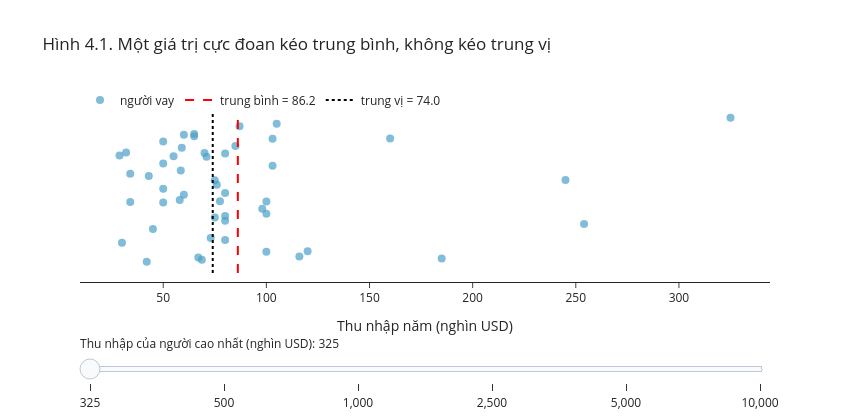

The notebook cell saved with this chart:
### Markdown cell above
Hình dưới vẽ lại ý của OpenIntro dưới dạng tương tác: mỗi chấm là một người vay, thanh trượt đẩy thu nhập của người cao nhất lên dần tới 10 triệu USD. Để ý đường trung bình chạy theo, còn đường trung vị đứng yên.

<!-- branch-plot-instructions:start -->

**Đọc code vẽ bằng Plotly.** `go.Figure` chứa các trace; mỗi `go.Scatter`, `go.Bar` hoặc trace khác nhận các mảng dữ liệu đã tính. `update_layout` đặt tiêu đề, nhãn và bộ điều khiển. Thanh trượt chọn trạng thái được dựng sẵn trong `steps`; đối chiếu `visible` hoặc dữ liệu của trace để biết hình thay đổi thế nào. Thử đổi thuộc tính hiển thị trong trace hoặc layout, rồi chạy lại ô; giữ dữ liệu để so sánh.

<!-- branch-plot-instructions:end -->

### Code cell
jitter = rng.uniform(0, 1, len(thu_nhap_goc))
vi_tri_max = thu_nhap_goc.idxmax()
cac_muc_max = [thu_nhap_goc.max(), 500_000, 1_000_000, 2_500_000, 5_000_000, 10_000_000]

fig = go.Figure()
for gia_tri in cac_muc_max:
    du_lieu = thu_nhap_goc.copy()
    du_lieu[vi_tri_max] = gia_tri
    tb, tv = du_lieu.mean() / 1000, du_lieu.median() / 1000
    hien = gia_tri == cac_muc_max[0]
    fig.add_trace(go.Scatter(x=du_lieu / 1000, y=jitter, mode="markers", visible=hien, name="người vay",
                             marker=dict(size=8, color="#4C9FC7", opacity=0.7),
                             hovertemplate="%{x:,.0f} nghìn USD<extra></extra>"))
    fig.add_trace(go.Scatter(x=[tb, tb], y=[-0.05, 1.05], mode="lines", visible=hien, name=f"trung bình = {tb:,.1f}",
                             line=dict(color="red", dash="dash")))
    fig.add_trace(go.Scatter(x=[tv, tv], y=[-0.05, 1.05], mode="lines", visible=hien, name=f"trung vị = {tv:,.1f}",
                             line=dict(color="black", dash="dot")))
buoc = [dict(method="update", label=f"{g / 1000:,.0f}",
             args=[{"visible": [k == i for k in range(len(cac_muc_max)) for _ in range(3)]}])
        for i, g in enumerate(cac_muc_max)]
fig.update_layout(
    title="Hình 4.1. Một giá trị cực đoan kéo trung bình, không kéo trung vị",
    xaxis_title="Thu nhập năm (nghìn USD)", yaxis=dict(visible=False), width=850, height=420,
    legend=dict(orientation="h", y=1.08),
    sliders=[dict(active=0, steps=buoc, pad={"t": 50},
                  currentvalue={"prefix": "Thu nhập của người cao nhất (nghìn USD): "})])
fig.show()

### Figure 1 — Plotly figure (JSON) as saved in the notebook; plotly's stock layout.template omitted (floating-point values rounded to 4 significant figures)
{"data": [{"hovertemplate": "%{x:,.0f} nghìn USD<extra></extra>", "marker": {"color": "#4C9FC7", "opacity": 0.7, "size": 8}, "mode": "markers", "name": "người vay", "type": "scatter", "visible": true, "x": [59.0, 60.0, 75.0, 75.0, 254.0, 67.0, 28.8, 80.0, 34.0, 80.0, 73.0, 120.0, 100.0, 105.0, 34.0, 98.0, 68.7, 43.0, 100.0, 76.0, 80.0, 50.0, 80.0, 185.0, 42.0, 100.0, 65.0, 45.0, 245.0, 50.0, 116.0, 30.0, 80.0, 103.0, 58.0, 55.0, 65.0, 32.0, 325.0, 70.0, 160.0, 50.0, 71.0, 85.0, 87.0, 60.0, 58.5, 50.0, 103.0, 77.5], "y": [0.7907, 0.8783, 0.322, 0.5715, 0.2782, 0.05333, 0.7379, 0.171, 0.4257, 0.487, 0.1845, 0.09456, 0.348, 0.9523, 0.6151, 0.3814, 0.03891, 0.6003, 0.09226, 0.5425, 0.752, 0.4236, 0.2994, 0.04738, 0.02478, 0.43, 0.8833, 0.2441, 0.5741, 0.6843, 0.06083, 0.1531, 0.3313, 0.6701, 0.439, 0.7342, 0.8676, 0.7584, 0.9922, 0.7544, 0.8522, 0.8324, 0.7303, 0.8018, 0.9347, 0.4752, 0.6383, 0.5149, 0.851, 0.4314]}, {"line": {"color": "red", "dash": "dash"}, "mode": "lines", "name": "trung bình = 86.2", "type": "scatter", "visible": true, "x": [86.17, 86.17], "y": [-0.05, 1.05]}, {"line": {"color": "black", "dash": "dot"}, "mode": "lines", "name": "trung vị = 74.0", "type": "scatter", "visible": true, "x": [74.0, 74.0], "y": [-0.05, 1.05]}, {"hovertemplate": "%{x:,.0f} nghìn USD<extra></extra>", "marker": {"color": "#4C9FC7", "opacity": 0.7, "size": 8}, "mode": "markers", "name": "người vay", "type": "scatter", "visible": false, "x": [59.0, 60.0, 75.0, 75.0, 254.0, 67.0, 28.8, 80.0, 34.0, 80.0, 73.0, 120.0, 100.0, 105.0, 34.0, 98.0, 68.7, 43.0, 100.0, 76.0, 80.0, 50.0, 80.0, 185.0, 42.0, 100.0, 65.0, 45.0, 245.0, 50.0, 116.0, 30.0, 80.0, 103.0, 58.0, 55.0, 65.0, 32.0, 500.0, 70.0, 160.0, 50.0, 71.0, 85.0, 87.0, 60.0, 58.5, 50.0, 103.0, 77.5], "y": [0.7907, 0.8783, 0.322, 0.5715, 0.2782, 0.05333, 0.7379, 0.171, 0.4257, 0.487, 0.1845, 0.09456, 0.348, 0.9523, 0.6151, 0.3814, 0.03891, 0.6003, 0.09226, 0.5425, 0.752, 0.4236, 0.2994, 0.04738, 0.02478, 0.43, 0.8833, 0.2441, 0.5741, 0.6843, 0.06083, 0.1531, 0.3313, 0.6701, 0.439, 0.7342, 0.8676, 0.7584, 0.9922, 0.7544, 0.8522, 0.8324, 0.7303, 0.8018, 0.9347, 0.4752, 0.6383, 0.5149, 0.851, 0.4314]}, {"line": {"color": "red", "dash": "dash"}, "mode": "lines", "name": "trung bình = 89.7", "type": "scatter", "visible": false, "x": [89.67, 89.67], "y": [-0.05, 1.05]}, {"line": {"color": "black", "dash": "dot"}, "mode": "lines", "name": "trung vị = 74.0", "type": "scatter", "visible": false, "x": [74.0, 74.0], "y": [-0.05, 1.05]}, {"hovertemplate": "%{x:,.0f} nghìn USD<extra></extra>", "marker": {"color": "#4C9FC7", "opacity": 0.7, "size": 8}, "mode": "markers", "name": "người vay", "type": "scatter", "visible": false, "x": [59.0, 60.0, 75.0, 75.0, 254.0, 67.0, 28.8, 80.0, 34.0, 80.0, 73.0, 120.0, 100.0, 105.0, 34.0, 98.0, 68.7, 43.0, 100.0, 76.0, 80.0, 50.0, 80.0, 185.0, 42.0, 100.0, 65.0, 45.0, 245.0, 50.0, 116.0, 30.0, 80.0, 103.0, 58.0, 55.0, 65.0, 32.0, 1000.0, 70.0, 160.0, 50.0, 71.0, 85.0, 87.0, 60.0, 58.5, 50.0, 103.0, 77.5], "y": [0.7907, 0.8783, 0.322, 0.5715, 0.2782, 0.05333, 0.7379, 0.171, 0.4257, 0.487, 0.1845, 0.09456, 0.348, 0.9523, 0.6151, 0.3814, 0.03891, 0.6003, 0.09226, 0.5425, 0.752, 0.4236, 0.2994, 0.04738, 0.02478, 0.43, 0.8833, 0.2441, 0.5741, 0.6843, 0.06083, 0.1531, 0.3313, 0.6701, 0.439, 0.7342, 0.8676, 0.7584, 0.9922, 0.7544, 0.8522, 0.8324, 0.7303, 0.8018, 0.9347, 0.4752, 0.6383, 0.5149, 0.851, 0.4314]}, {"line": {"color": "red", "dash": "dash"}, "mode": "lines", "name": "trung bình = 99.7", "type": "scatter", "visible": false, "x": [99.67, 99.67], "y": [-0.05, 1.05]}, {"line": {"color": "black", "dash": "dot"}, "mode": "lines", "name": "trung vị = 74.0", "type": "scatter", "visible": false, "x": [74.0, 74.0], "y": [-0.05, 1.05]}, {"hovertemplate": "%{x:,.0f} nghìn USD<extra></extra>", "marker": {"color": "#4C9FC7", "opacity": 0.7, "size": 8}, "mode": "markers", "name": "người vay", "type": "scatter", "visible": false, "x": [59.0, 60.0, 75.0, 75.0, 254.0, 67.0, 28.8, 80.0, 34.0, 80.0, 73.0, 120.0, 100.0, 105.0, 34.0, 98.0, 68.7, 43.0, 100.0, 76.0, 80.0, 50.0, 80.0, 185.0, 42.0, 100.0, 65.0, 45.0, 245.0, 50.0, 116.0, 30.0, 80.0, 103.0, 58.0, 55.0, 65.0, 32.0, 2500.0, 70.0, 160.0, 50.0, 71.0, 85.0, 87.0, 60.0, 58.5, 50.0, 103.0, 77.5], "y": [0.7907, 0.8783, 0.322, 0.5715, 0.2782, 0.05333, 0.7379, 0.171, 0.4257, 0.487, 0.1845, 0.09456, 0.348, 0.9523, 0.6151, 0.3814, 0.03891, 0.6003, 0.09226, 0.5425, 0.752, 0.4236, 0.2994, 0.04738, 0.02478, 0.43, 0.8833, 0.2441, 0.5741, 0.6843, 0.06083, 0.1531, 0.3313, 0.6701, 0.439, 0.7342, 0.8676, 0.7584, 0.9922, 0.7544, 0.8522, 0.8324, 0.7303, 0.8018, 0.9347, 0.4752, 0.6383, 0.5149, 0.851, 0.4314]}, {"line": {"color": "red", "dash": "dash"}, "mode": "lines", "name": "trung bình = 129.7", "type": "scatter", "visible": false, "x": [129.7, 129.7], "y": [-0.05, 1.05]}, {"line": {"color": "black", "dash": "dot"}, "mode": "lines", "name": "trung vị = 74.0", "type": "scatter", "visible": false, "x": [74.0, 74.0], "y": [-0.05, 1.05]}, {"hovertemplate": "%{x:,.0f} nghìn USD<extra></extra>", "marker": {"color": "#4C9FC7", "opacity": 0.7, "size": 8}, "mode": "markers", "name": "người vay", "type": "scatter", "visible": false, "x": [59.0, 60.0, 75.0, 75.0, 254.0, 67.0, 28.8, 80.0, 34.0, 80.0, 73.0, 120.0, 100.0, 105.0, 34.0, 98.0, 68.7, 43.0, 100.0, 76.0, 80.0, 50.0, 80.0, 185.0, 42.0, 100.0, 65.0, 45.0, 245.0, 50.0, 116.0, 30.0, 80.0, 103.0, 58.0, 55.0, 65.0, 32.0, 5000.0, 70.0, 160.0, 50.0, 71.0, 85.0, 87.0, 60.0, 58.5, 50.0, 103.0, 77.5], "y": [0.7907, 0.8783, 0.322, 0.5715, 0.2782, 0.05333, 0.7379, 0.171, 0.4257, 0.487, 0.1845, 0.09456, 0.348, 0.9523, 0.6151, 0.3814, 0.03891, 0.6003, 0.09226, 0.5425, 0.752, 0.4236, 0.2994, 0.04738, 0.02478, 0.43, 0.8833, 0.2441, 0.5741, 0.6843, 0.06083, 0.1531, 0.3313, 0.6701, 0.439, 0.7342, 0.8676, 0.7584, 0.9922, 0.7544, 0.8522, 0.8324, 0.7303, 0.8018, 0.9347, 0.4752, 0.6383, 0.5149, 0.851, 0.4314]}, {"line": {"color": "red", "dash": "dash"}, "mode": "lines", "name": "trung bình = 179.7", "type": "scatter", "visible": false, "x": [179.7, 179.7], "y": [-0.05, 1.05]}, {"line": {"color": "black", "dash": "dot"}, "mode": "lines", "name": "trung vị = 74.0", "type": "scatter", "visible": false, "x": [74.0, 74.0], "y": [-0.05, 1.05]}, {"hovertemplate": "%{x:,.0f} nghìn USD<extra></extra>", "marker": {"color": "#4C9FC7", "opacity": 0.7, "size": 8}, "mode": "markers", "name": "người vay", "type": "scatter", "visible": false, "x": [59.0, 60.0, 75.0, 75.0, 254.0, 67.0, 28.8, 80.0, 34.0, 80.0, 73.0, 120.0, 100.0, 105.0, 34.0, 98.0, 68.7, 43.0, 100.0, 76.0, 80.0, 50.0, 80.0, 185.0, 42.0, 100.0, 65.0, 45.0, 245.0, 50.0, 116.0, 30.0, 80.0, 103.0, 58.0, 55.0, 65.0, 32.0, 10000.0, 70.0, 160.0, 50.0, 71.0, 85.0, 87.0, 60.0, 58.5, 50.0, 103.0, 77.5], "y": [0.7907, 0.8783, 0.322, 0.5715, 0.2782, 0.05333, 0.7379, 0.171, 0.4257, 0.487, 0.1845, 0.09456, 0.348, 0.9523, 0.6151, 0.3814, 0.03891, 0.6003, 0.09226, 0.5425, 0.752, 0.4236, 0.2994, 0.04738, 0.02478, 0.43, 0.8833, 0.2441, 0.5741, 0.6843, 0.06083, 0.1531, 0.3313, 0.6701, 0.439, 0.7342, 0.8676, 0.7584, 0.9922, 0.7544, 0.8522, 0.8324, 0.7303, 0.8018, 0.9347, 0.4752, 0.6383, 0.5149, 0.851, 0.4314]}, {"line": {"color": "red", "dash": "dash"}, "mode": "lines", "name": "trung bình = 279.7", "type": "scatter", "visible": false, "x": [279.7, 279.7], "y": [-0.05, 1.05]}, {"line": {"color": "black", "dash": "dot"}, "mode": "lines", "name": "trung vị = 74.0", "type": "scatter", "visible": false, "x": [74.0, 74.0], "y": [-0.05, 1.05]}], "layout": {"height": 420, "legend": {"orientation": "h", "y": 1.08}, "sliders": [{"active": 0, "currentvalue": {"prefix": "Thu nhập của người cao nhất (nghìn USD): "}, "pad": {"t": 50}, "steps": [{"args": [{"visible": [true, true, true, false, false, false, false, false, false, false, false, false, false, false, false, false, false, false]}], "label": "325", "method": "update"}, {"args": [{"visible": [false, false, false, true, true, true, false, false, false, false, false, false, false, false, false, false, false, false]}], "label": "500", "method": "update"}, {"args": [{"visible": [false, false, false, false, false, false, true, true, true, false, false, false, false, false, false, false, false, false]}], "label": "1,000", "method": "update"}, {"args": [{"visible": [false, false, false, false, false, false, false, false, false, true, true, true, false, false, false, false, false, false]}], "label": "2,500", "method": "update"}, {"args": [{"visible": [false, false, false, false, false, false, false, false, false, false, false, false, true, true, true, false, false, false]}], "label": "5,000", "method": "update"}, {"args": [{"visible": [false, false, false, false, false, false, false, false, false, false, false, false, false, false, false, true, true, true]}], "label": "10,000", "method": "update"}]}], "title": {"text": "Hình 4.1. Một giá trị cực đoan kéo trung bình, không kéo trung vị"}, "width": 850, "xaxis": {"title": {"text": "Thu nhập năm (nghìn USD)"}}, "yaxis": {"visible": false}}}
